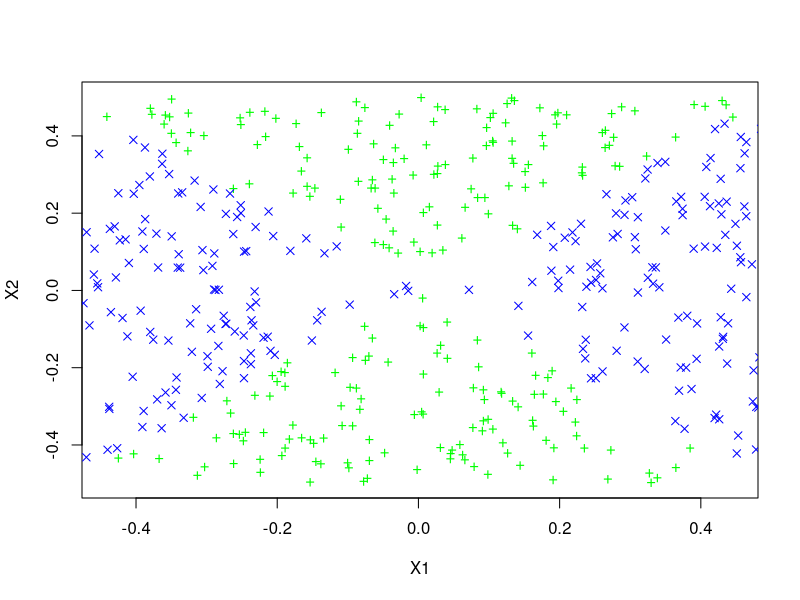
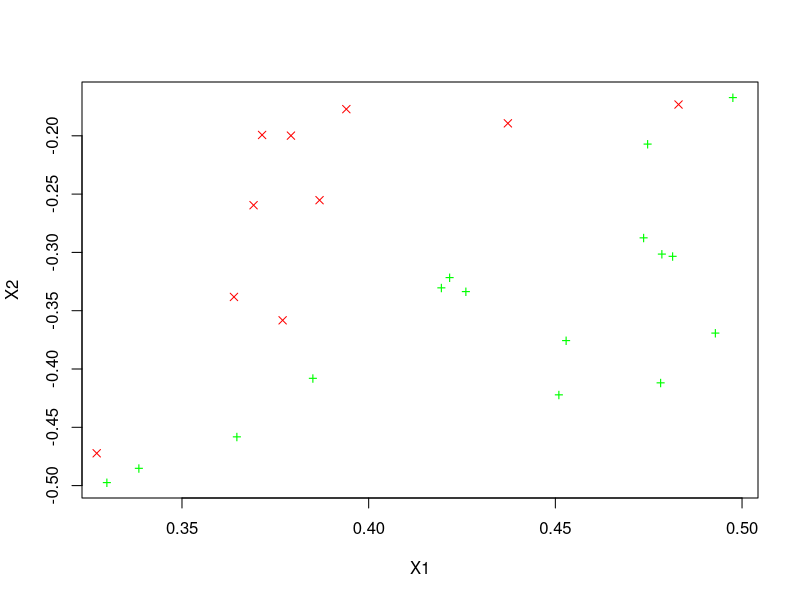
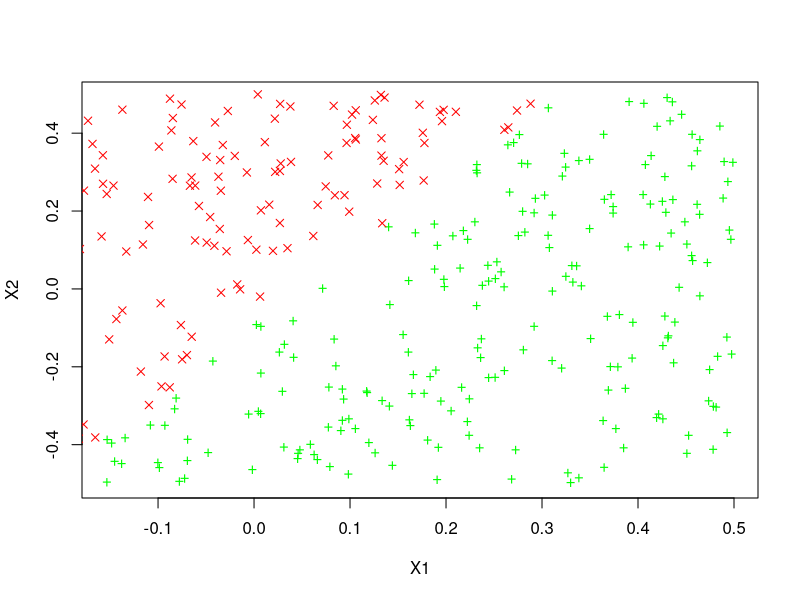
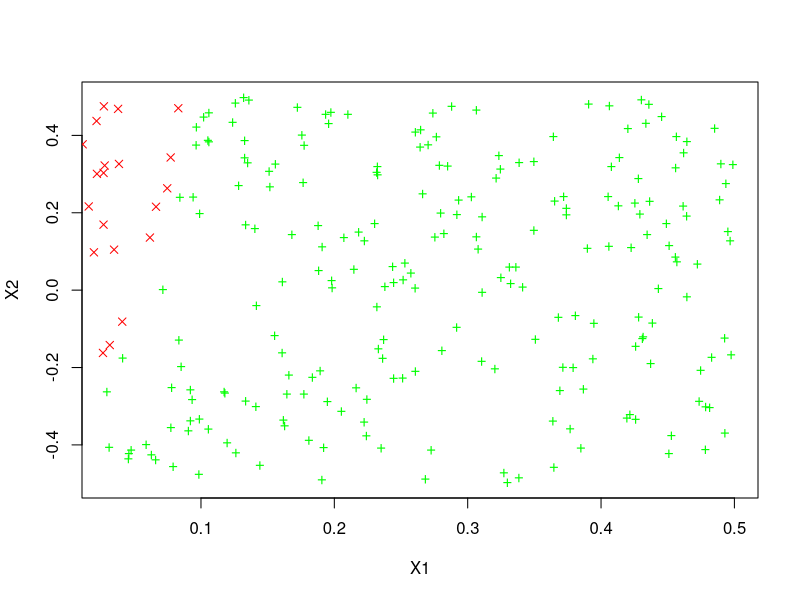
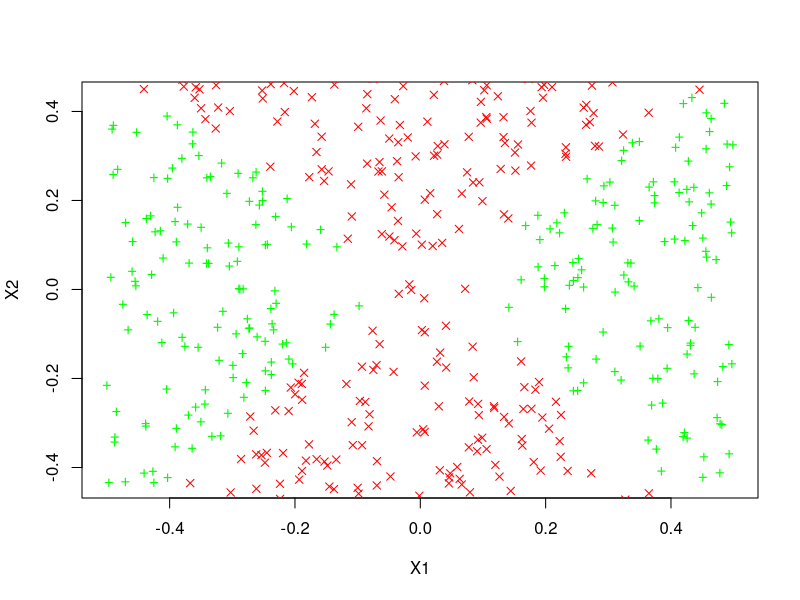

These charts were generated, in order, by the following R code:
#We have seen that we can fit an SVM with a non-linear kernel in order
#to perform classification using a non-linear decision boundary.We will
#now see that we can also obtain a non-linear decision boundary by
#performing logistic regression using non-linear transformations of the
#features.

#a) Generate a data set with n = 500 and p = 2, such that the observations
#belong to two classes with a quadratic decision boundary
#between them. For instance, you can do this as follows:

set.seed(321)
x1 = runif(500) - 0.5
x2 = runif(500) - 0.5
y = 1 * (x1^2 - x2^2 > 0)

#b) Plot the observations, colored according to their class labels.
#Your plot should display X1 on the x-axis, and X2 on the yaxis.

plot(x1[y==0], x2[y==0], col = "green", xlab = "X1", ylab = "X2", pch = "+")
points(x1[y==1], x2[y==1], col = "blue", pch = 4)

#c) Fit a logistic regression model to the data, using X1 and X2 as
#predictors.

linear_model.fit = glm(y ~ x1 + x2, family = binomial)
summary(linear_model.fit)

#d) Apply this model to the training data in order to obtain a predicted
#class label for each training observation. Plot the observations,
#colored according to the predicted class labels. The
#decision boundary should be linear.

data = data.frame(x1 = x1, x2 = x2, y = y)
lin_model.probability = predict(linear_model.fit, data, type="response")
lin_model.prediction = ifelse(lin_model.probability > 0.52, 1, 0)
data.positive = data[lin_model.prediction == 1, ]
data.negative = data[lin_model.prediction == 0, ]
plot(data.positive$x1, data.positive$x2, col = "green", xlab = "X1", ylab="X2", pch = "+")
points(data.negative$x1, data.negative$x2, col = "red", pch = 4)

#e) Now fit a logistic regression model to the data using non-linear
#functions of X1 and X2 as predictors (e.g. X^2 1 , X1×X2, log(X2),
#and so forth).
lin_model.probability = glm(y ~ poly(x1, 2) + poly(x2, 2) + I(x1 * x2), data = data, family = binomial)

#f) Apply this model to the training data in order to obtain a predicted
#class label for each training observation. Plot the observations,
#colored according to the predicted class labels. The
#decision boundary should be obviously non-linear. If it is not,
#then repeat (a)-(e) until you come up with an example in which
#the predicted class labels are obviously non-linear.

lin_model.probability = predict(linear_model.fit, data, type="response")
lin_model.prediction = ifelse(lin_model.probability > 0.5, 1, 0)
data.positive = data[lin_model.prediction == 1, ]
data.negative = data[lin_model.prediction == 0, ]
plot(data.positive$x1, data.positive$x2, col = "green", xlab = "X1", 
ylab = "X2", pch = "+")
points(data.negative$x1, data.negative$x2, col = "red", pch = 4)

#g) Fit a support vector classifier to the data with X1 and X2 as
#predictors. Obtain a class prediction for each training observation.
#Plot the observations, colored according to the predicted
#class labels.

library(e1071)
SVM.fit = svm(as.factor(y) ~ x1 + x2, data, kernel = "linear", cost = 0.1)
SVM.prediction = predict(SVM.fit, data)
data.positive = data[SVM.prediction == 1, ]
data.negative = data[SVM.prediction == 0, ]
plot(data.positive$x1, data.positive$x2, col = "green",
xlab = "X1", ylab = "X2", pch = "+")
points(data.negative$x1, data.negative$x2, col = "red", pch = 4)

#h) Fit a SVM using a non-linear kernel to the data. Obtain a class
#prediction for each training observation. Plot the observations,
#colored according to the predicted class labels.

SVM.fit = svm(as.factor(y)~ x1 + x2, data, gamma = 1)
SVM.prediction = predict(SVM.fit, data)
data.positive = data[SVM.prediction == 1, ]
data.negative = data[SVM.prediction == 0, ]
plot(data.positive$x1, data.positive$x2, col = "green", xlab = "X1",
 ylab = "X2", pch = "+")
points(data.negative$x1, data.negative$x2, col = "red", pch = 4)

#g) Comment on your results.
# In this analysis different SVMs were used to classify a random dataset. 
#From this we have found that when a model is non-linear SVMs are an 
#important tool for getting an accurate model. However, without an 
#interaction term (gamma) SVM with linear/logistic kernals are not as good 
#at finding the non-linear decision boundaries. That being said only gamma
# needs to be found to improve a SVM model and it can be found fairly easily 
#through cross-validation.
